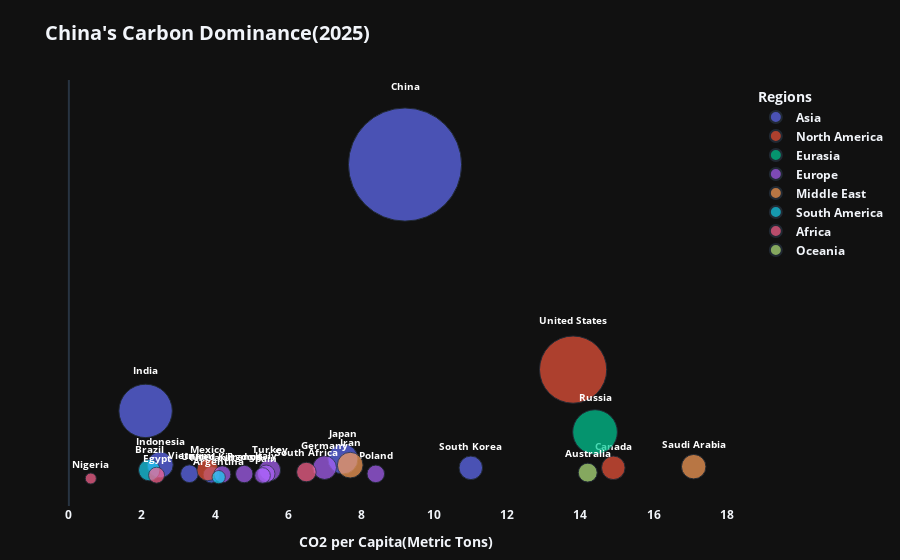

This figure's notebook cell:
### Code cell
fig=px.scatter(df,x='per_capita',y='total_co2',size='total_co2',
              color='region',
              hover_name='country',
               text='country',
               opacity=0.7,
              size_max=80,
              title="China's Carbon Dominance(2025)",
              labels={
                  'per_capita':"CO2 per Capita(Metric Tons)",
                  'total_co2':'Total CO2 Emission','country':'Country','region':'Region',
              })
fig.update_layout(template='plotly_dark',
                 title_font_size=20,
                  font_weight='bold',
                 margin=dict(l=50,r=50,t=80,b=50),
                 legend=dict(
                     title_text='Regions',
                     yanchor='top',
                     y=0.99,
                     xanchor='left',
                     x=1.02
                 ))
fig.update_yaxes(dtick=5,
                 showgrid=False,
                 visible=False
                )
fig.update_xaxes(showgrid=False)
fig.update_traces(textposition='top center',textfont=dict(size=10,color='white'),cliponaxis=False)
fig.show()

### Figure 1 — Plotly figure (JSON) as saved in the notebook; plotly's stock layout.template omitted (floating-point values rounded to 4 significant figures)
{"data": [{"cliponaxis": false, "hovertemplate": "<b>%{hovertext}</b><br><br>Region=Asia<br>CO2 per Capita(Metric Tons)=%{x}<br>Total CO2 Emission=%{marker.size}<br>Country=%{text}<extra></extra>", "hovertext": ["China", "India", "Japan", "South Korea", "Indonesia", "Vietnam", "Thailand"], "legendgroup": "Asia", "marker": {"color": "#636efa", "opacity": 0.7, "size": [13259, 2955, 944, 573, 700, 327, 282], "sizemode": "area", "sizeref": 2.072, "symbol": "circle"}, "mode": "markers+text", "name": "Asia", "orientation": "v", "showlegend": true, "text": ["China", "India", "Japan", "South Korea", "Indonesia", "Vietnam", "Thailand"], "textfont": {"color": "white", "size": 10}, "textposition": "top center", "type": "scatter", "x": [9.2, 2.1, 7.5, 11.0, 2.5, 3.3, 3.9], "xaxis": "x", "y": [13259, 2955, 944, 573, 700, 327, 282], "yaxis": "y"}, {"cliponaxis": false, "hovertemplate": "<b>%{hovertext}</b><br><br>Region=North America<br>CO2 per Capita(Metric Tons)=%{x}<br>Total CO2 Emission=%{marker.size}<br>Country=%{text}<extra></extra>", "hovertext": ["United States", "Canada", "Mexico"], "legendgroup": "North America", "marker": {"color": "#EF553B", "opacity": 0.7, "size": [4682, 575, 487], "sizemode": "area", "sizeref": 2.072, "symbol": "circle"}, "mode": "markers+text", "name": "North America", "orientation": "v", "showlegend": true, "text": ["United States", "Canada", "Mexico"], "textfont": {"color": "white", "size": 10}, "textposition": "top center", "type": "scatter", "x": [13.8, 14.9, 3.8], "xaxis": "x", "y": [4682, 575, 487], "yaxis": "y"}, {"cliponaxis": false, "hovertemplate": "<b>%{hovertext}</b><br><br>Region=Eurasia<br>CO2 per Capita(Metric Tons)=%{x}<br>Total CO2 Emission=%{marker.size}<br>Country=%{text}<extra></extra>", "hovertext": ["Russia"], "legendgroup": "Eurasia", "marker": {"color": "#00cc96", "opacity": 0.7, "size": [2069], "sizemode": "area", "sizeref": 2.072, "symbol": "circle"}, "mode": "markers+text", "name": "Eurasia", "orientation": "v", "showlegend": true, "text": ["Russia"], "textfont": {"color": "white", "size": 10}, "textposition": "top center", "type": "scatter", "x": [14.4], "xaxis": "x", "y": [2069], "yaxis": "y"}, {"cliponaxis": false, "hovertemplate": "<b>%{hovertext}</b><br><br>Region=Europe<br>CO2 per Capita(Metric Tons)=%{x}<br>Total CO2 Emission=%{marker.size}<br>Country=%{text}<extra></extra>", "hovertext": ["Germany", "United Kingdom", "Turkey", "Italy", "Poland", "France", "Spain"], "legendgroup": "Europe", "marker": {"color": "#ab63fa", "opacity": 0.7, "size": [582, 302, 481, 322, 321, 315, 254], "sizemode": "area", "sizeref": 2.072, "symbol": "circle"}, "mode": "markers+text", "name": "Europe", "orientation": "v", "showlegend": true, "text": ["Germany", "United Kingdom", "Turkey", "Italy", "Poland", "France", "Spain"], "textfont": {"color": "white", "size": 10}, "textposition": "top center", "type": "scatter", "x": [7.0, 4.2, 5.5, 5.4, 8.4, 4.8, 5.3], "xaxis": "x", "y": [582, 302, 481, 322, 321, 315, 254], "yaxis": "y"}, {"cliponaxis": false, "hovertemplate": "<b>%{hovertext}</b><br><br>Region=Middle East<br>CO2 per Capita(Metric Tons)=%{x}<br>Total CO2 Emission=%{marker.size}<br>Country=%{text}<extra></extra>", "hovertext": ["Saudi Arabia", "Iran"], "legendgroup": "Middle East", "marker": {"color": "#FFA15A", "opacity": 0.7, "size": [622, 686], "sizemode": "area", "sizeref": 2.072, "symbol": "circle"}, "mode": "markers+text", "name": "Middle East", "orientation": "v", "showlegend": true, "text": ["Saudi Arabia", "Iran"], "textfont": {"color": "white", "size": 10}, "textposition": "top center", "type": "scatter", "x": [17.1, 7.7], "xaxis": "x", "y": [622, 686], "yaxis": "y"}, {"cliponaxis": false, "hovertemplate": "<b>%{hovertext}</b><br><br>Region=South America<br>CO2 per Capita(Metric Tons)=%{x}<br>Total CO2 Emission=%{marker.size}<br>Country=%{text}<extra></extra>", "hovertext": ["Brazil", "Argentina"], "legendgroup": "South America", "marker": {"color": "#19d3f3", "opacity": 0.7, "size": [479, 184], "sizemode": "area", "sizeref": 2.072, "symbol": "circle"}, "mode": "markers+text", "name": "South America", "orientation": "v", "showlegend": true, "text": ["Brazil", "Argentina"], "textfont": {"color": "white", "size": 10}, "textposition": "top center", "type": "scatter", "x": [2.2, 4.1], "xaxis": "x", "y": [479, 184], "yaxis": "y"}, {"cliponaxis": false, "hovertemplate": "<b>%{hovertext}</b><br><br>Region=Africa<br>CO2 per Capita(Metric Tons)=%{x}<br>Total CO2 Emission=%{marker.size}<br>Country=%{text}<extra></extra>", "hovertext": ["South Africa", "Nigeria", "Egypt"], "legendgroup": "Africa", "marker": {"color": "#FF6692", "opacity": 0.7, "size": [397, 127, 265], "sizemode": "area", "sizeref": 2.072, "symbol": "circle"}, "mode": "markers+text", "name": "Africa", "orientation": "v", "showlegend": true, "text": ["South Africa", "Nigeria", "Egypt"], "textfont": {"color": "white", "size": 10}, "textposition": "top center", "type": "scatter", "x": [6.5, 0.6, 2.4], "xaxis": "x", "y": [397, 127, 265], "yaxis": "y"}, {"cliponaxis": false, "hovertemplate": "<b>%{hovertext}</b><br><br>Region=Oceania<br>CO2 per Capita(Metric Tons)=%{x}<br>Total CO2 Emission=%{marker.size}<br>Country=%{text}<extra></extra>", "hovertext": ["Australia"], "legendgroup": "Oceania", "marker": {"color": "#B6E880", "opacity": 0.7, "size": [373], "sizemode": "area", "sizeref": 2.072, "symbol": "circle"}, "mode": "markers+text", "name": "Oceania", "orientation": "v", "showlegend": true, "text": ["Australia"], "textfont": {"color": "white", "size": 10}, "textposition": "top center", "type": "scatter", "x": [14.2], "xaxis": "x", "y": [373], "yaxis": "y"}], "layout": {"font": {"weight": "bold"}, "legend": {"itemsizing": "constant", "title": {"text": "Regions"}, "tracegroupgap": 0, "x": 1.02, "xanchor": "left", "y": 0.99, "yanchor": "top"}, "margin": {"b": 50, "l": 50, "r": 50, "t": 80}, "title": {"font": {"size": 20}, "text": "China's Carbon Dominance(2025)"}, "xaxis": {"anchor": "y", "domain": [0, 1], "showgrid": false, "title": {"text": "CO2 per Capita(Metric Tons)"}}, "yaxis": {"anchor": "x", "domain": [0, 1], "dtick": 5, "showgrid": false, "title": {"text": "Total CO2 Emission"}, "visible": false}}}
